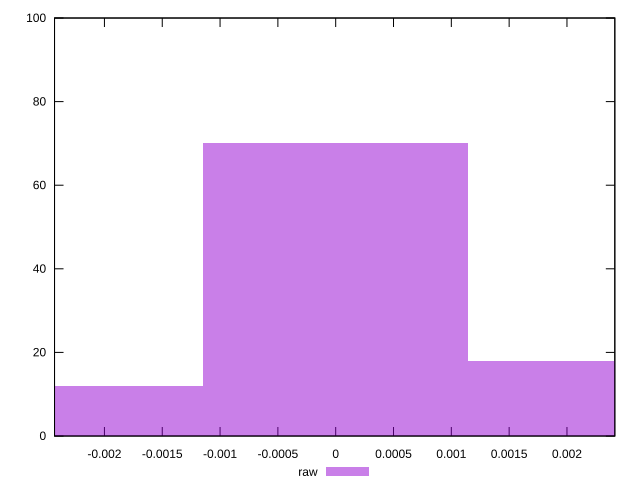

Write the gnuplot code that produced this figure.
reset

$raw <<EOF
0 70
0.0022934121537082353 18
-0.0022934121537082353 12
EOF

set key outside below
set boxwidth 0.0022934121537082353
set xrange [-0.0024315460696130863:0.002413939799943628]
set yrange [0:100]
set trange [0:100]
set style fill transparent solid 0.5 noborder
set terminal svg size 640, 490 enhanced background rgb 'white'
set output "report_00017_2021-02-10T15-08-03.406Z/meta/pScore-difference/samples/pages/raw/histogram.svg"

plot $raw title "raw" with boxes

reset
